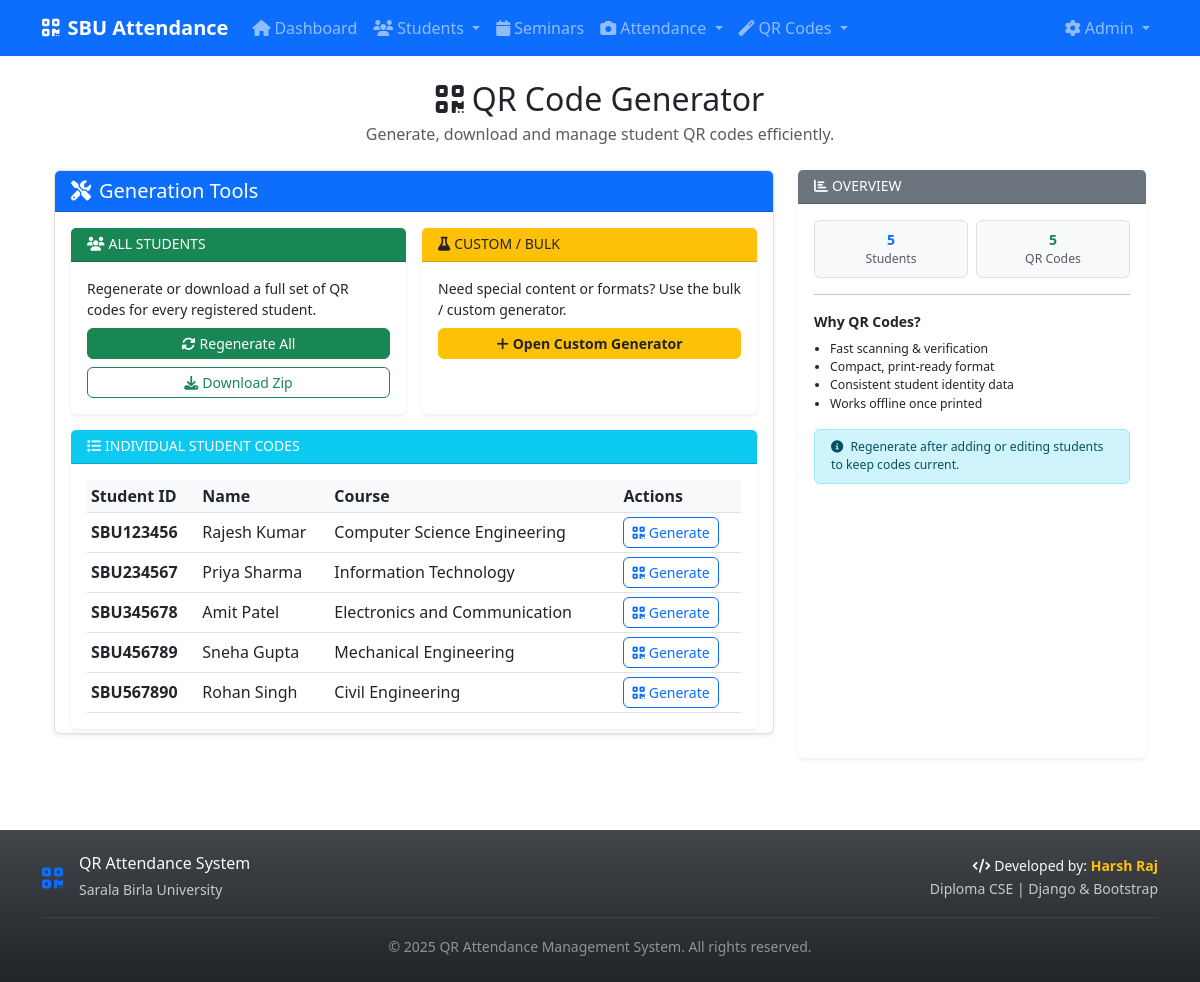
Page /generate-qr/ on the committed database.
### attendance/models.py (models this page shows, shortened)
class Student(models.Model):
    student_id = models.CharField(max_length=20, unique=True, help_text="SBU format: SBU123456")
    name = models.CharField(max_length=100)
    email = models.EmailField()
    phone = models.CharField(max_length=15, blank=True, default="", help_text="Phone number with country code")
    course = models.CharField(max_length=50)
    class Meta:
        verbose_name = "Student"
        verbose_name_plural = "Students"

### attendance/views.py (the view)
# urls.py: path('generate-qr/', views.qr_generator, name='qr_generator'),
def qr_generator(request):
    try:
        students = Student.objects.all().order_by('student_id')
        context = {
            'students': students,
            'total_students': students.count(),
        }
        return render(request, 'attendance/qr_generator.html', context)
    except Exception as e:
        messages.error(request, f"Error loading QR generator: {str(e)}")
        return render(request, 'attendance/qr_generator.html', {'error': True})

### templates/attendance/qr_generator.html (shortened to what this page needs)
{% extends 'base.html' %}
{% block content %}
<div class="container">
    <div class="page-intro text-center mb-4">
        <h2 class="section-title mb-1"><i class="fas fa-qrcode me-2"></i>QR Code Generator</h2>
        <p class="text-muted mb-0">Generate, download and manage student QR codes efficiently.</p>
    </div>
    <div class="row">
        <div class="col-md-8">
            <div class="card shadow-sm mb-4">
                <div class="card-header bg-primary text-white d-flex align-items-center">
                    <h5 class="mb-0"><i class="fas fa-tools me-2"></i>Generation Tools</h5>
                </div>
                <div class="card-body pb-1">
                    <div class="row g-3 mb-3">
                        <div class="col-md-6">
                            <div class="card h-100 border-0 shadow-sm generation-block">
                                <div class="card-header bg-success text-white py-2">
                                    <h6 class="mb-0 small text-uppercase"><i class="fas fa-users me-1"></i>All Students</h6>
                                </div>
                                <div class="card-body small">
                                    <p class="mb-2">Regenerate or download a full set of QR codes for every registered student.</p>
                                    <form method="post" action="{% url 'regenerate_qr_codes' %}">
                                        <button type="submit" class="btn btn-success btn-sm w-100 mb-2">
                                            <i class="fas fa-sync-alt me-1"></i>Regenerate All
                                        </button>
                                    </form>
                                    <a href="{% url 'download_all_qr_codes' %}" class="btn btn-outline-success btn-sm w-100">
                                        <i class="fas fa-download me-1"></i>Download Zip
                                    </a>
                                </div>
                            </div>
                        </div>
                        <div class="col-md-6">
                            <div class="card h-100 border-0 shadow-sm generation-block">
                                <div class="card-header bg-warning text-dark py-2">
                                    <h6 class="mb-0 small text-uppercase"><i class="fas fa-flask me-1"></i>Custom / Bulk</h6>
                                </div>
                                <div class="card-body small">
                                    <p class="mb-2">Need special content or formats? Use the bulk / custom generator.</p>
                                    <a href="{% url 'bulk_qr_generator' %}" class="btn btn-warning btn-sm w-100 text-dark fw-semibold">
                                        <i class="fas fa-plus me-1"></i>Open Custom Generator
                                        </a>
                                </div>
                            </div>
                        </div>
                    </div>
                    <div class="card shadow-sm border-0">
                        <div class="card-header bg-info text-white py-2 d-flex align-items-center">
                            <h6 class="mb-0 small text-uppercase"><i class="fas fa-list me-1"></i>Individual Student Codes</h6>
                        </div>
                        <div class="card-body pt-3">
                            <div class="table-responsive">
                                <table class="table table-sm align-middle mb-0">
                                    <thead>
                                        <tr>
                                            <th>Student ID</th>
                                            <th>Name</th>
                                            <th>Course</th>
                                            <th>Actions</th>
                                        </tr>
                                    </thead>
                                    <tbody>
                                        {% for student in students %}
                                        <tr>
                                            <td><strong>{{ student.student_id }}</strong></td>
                                            <td>{{ student.name }}</td>
                                            <td>{{ student.course }}</td>
                                            <td>
                                                <a href="{% url 'generate_single_qr' student.student_id %}" class="btn btn-outline-primary btn-sm" target="_blank">
                                                    <i class="fas fa-qrcode me-1"></i>Generate
                                                </a>
                                            </td>
                                        </tr>
                                        {% empty %}
                                        <tr>
                                            <td colspan="4" class="text-center text-muted">
                                                No students found. <a href="{% url 'upload_students' %}">Upload students</a> first.
                                            </td>
                                        </tr>
                                        {% endfor %}
                                    </tbody>
                                </table>
                            </div>
                        </div>
                    </div>
                </div>
            </div>
        </div>
        <div class="col-md-4">
            <div class="card shadow-sm border-0 h-100 info-panel">
                <div class="card-header bg-secondary text-white py-2">
                    <h6 class="mb-0 small text-uppercase"><i class="fas fa-chart-bar me-1"></i>Overview</h6>
                </div>
                <div class="card-body small">
                    <div class="row text-center mb-3 g-2">
                        <div class="col-6">
                            <div class="border rounded p-2 bg-light">
                                <div class="fw-semibold text-primary">{{ students.count }}</div>
                                <div class="text-muted small">Students</div>
                            </div>
                        </div>
                        <div class="col-6">
                            <div class="border rounded p-2 bg-light">
                                <div class="fw-semibold text-success">{{ students.count }}</div>
                                <div class="text-muted small">QR Codes</div>
                            </div>
                        </div>
                    </div>
                    <hr>
                    <strong class="d-block mb-2">Why QR Codes?</strong>
                    <ul class="small mb-3 ps-3">
                        <li>Fast scanning & verification</li>
                        <li>Compact, print-ready format</li>
                        <li>Consistent student identity data</li>
                        <li>Works offline once printed</li>
                    </ul>
                    <div class="alert alert-info py-2 px-3 small mb-0">
                        <i class="fas fa-info-circle me-1"></i>
                        Regenerate after adding or editing students to keep codes current.
                    </div>
                </div>
            </div>
        </div>
    </div>
</div>
{% endblock %}

### templates/base.html (style rules this page uses)
html, body { height: 100%; }
body { display: flex; flex-direction: column; min-height: 100vh; }
.card { box-shadow: 0 0.125rem 0.25rem rgba(0, 0, 0, 0.075); border: 1px solid rgba(0, 0, 0, 0.125); }
.btn { border-radius: 0.375rem; }
.alert { border-radius: 0.375rem; }
.table th { background-color: #f8f9fa; }
h1, h2, h3, h4, h5, h6 { color: inherit; }
.card-header h1, .card-header h2, .card-header h3, .card-header h4, .card-header h5, .card-header h6 { color: inherit; }

### rows in the picture
Student: student_id "SBU123456", name "Rajesh Kumar", course "Computer Science Engineering"
Student: student_id "SBU234567", name "Priya Sharma", course "Information Technology"
Student: student_id "SBU345678", name "Amit Patel", course "Electronics and Communication"
Student: student_id "SBU456789", name "Sneha Gupta", course "Mechanical Engineering"
Student: student_id "SBU567890", name "Rohan Singh", course "Civil Engineering"

### other values in the picture
{{ students.count }} "5"
